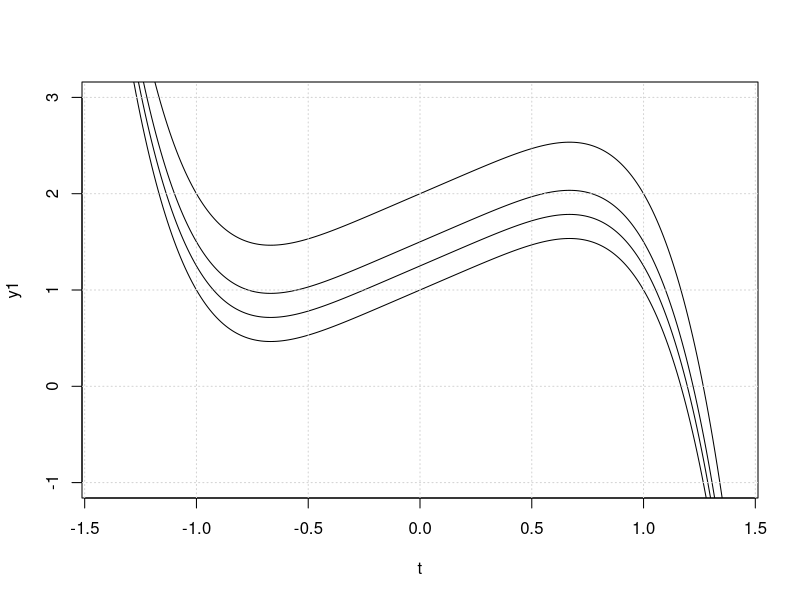

Generate this figure with R:

quintic <- function(x, a) {
  return(-x^5 + x + a)
}

t <- seq(-1.4, 1.4, by = 0.01)
y1 <- quintic(t, 1.0)
y2 <- quintic(t, 1.25)
y3 <- quintic(t, 1.5)
y4 <- quintic(t, 2.0)

plot(t, y1, "l", ylim = c(-1, 3))
lines(t, y2, "l")
lines(t, y3, "l")
lines(t, y4, "l")
grid()
